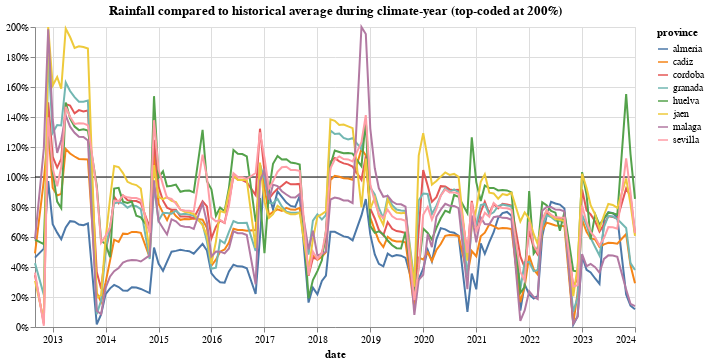

Source (notebook cell):
### Code cell
cols = ['rainfall_change', 'avgrainfall_change']

### Figure 1 — Vega-Lite specification as saved in the notebook (floating-point values rounded to 4 significant figures; data arrays with more than 128 entries replaced by an {"elided": "..."} marker saying what was removed)
{"config": {"view": {"continuousWidth": 300, "continuousHeight": 300}}, "layer": [{"data": {"name": "data-d764767e7dd3b10b2c76c1355ce10ef3"}, "mark": {"type": "rule", "color": "black"}, "encoding": {"y": {"field": "y", "type": "quantitative"}}}, {"data": {"name": "data-5bed8278af6d6e75f56fd75f30ff3189"}, "mark": {"type": "line"}, "encoding": {"color": {"field": "province", "type": "nominal"}, "x": {"field": "date", "type": "temporal"}, "y": {"axis": {"format": "%"}, "field": "relative_rainfall", "title": null, "type": "quantitative"}}, "title": "Rainfall compared to historical average during climate-year (top-coded at 200%)"}], "height": 300, "width": 600, "$schema": "https://vega.github.io/schema/vega-lite/v5.16.3.json", "datasets": {"data-d764767e7dd3b10b2c76c1355ce10ef3": [{"y": 1}], "data-5bed8278af6d6e75f56fd75f30ff3189": {"elided": "1000 records"}}}
